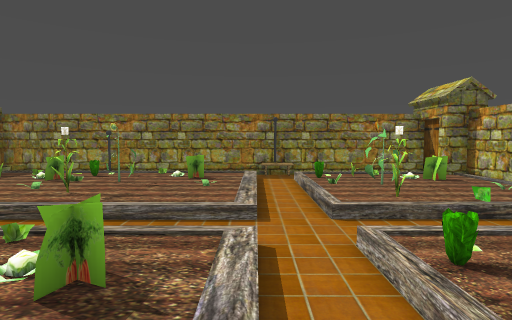
View 1 (above)

14 first-person views from a walk through a 3-D level made in the Unity game engine. The camera is 1.3 m above the floor, tilts 4° down and sees 80° across. The floor is counted in squares, 1 m on a side. Each view is taken from the middle of a square. On the plan, view 1 faces up. The plan holds only what a view shows up to about 14 squares ahead; the rest is blank. The place goes on beyond the plan. The player is left out.

View 2
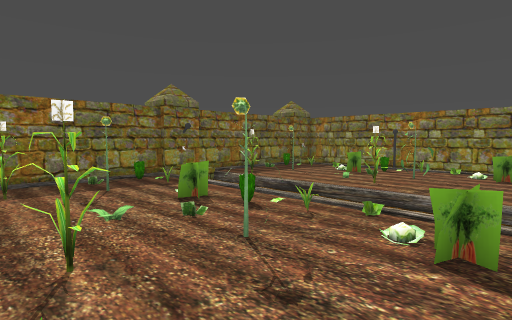

View 3
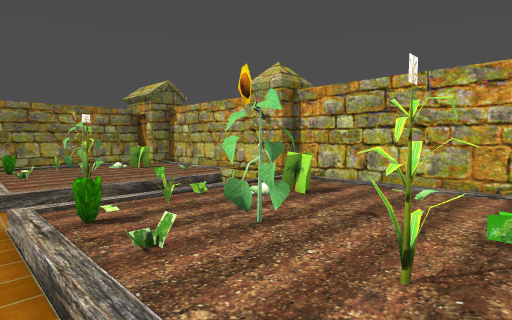

View 4
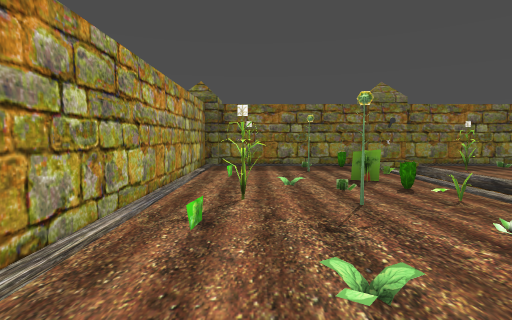

View 5
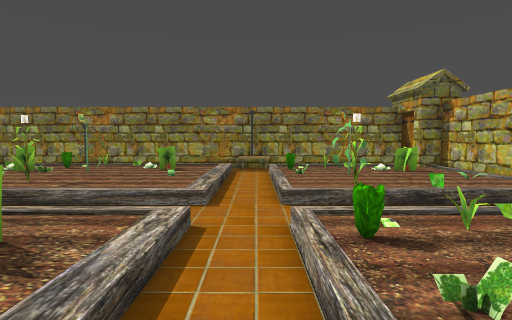

View 6
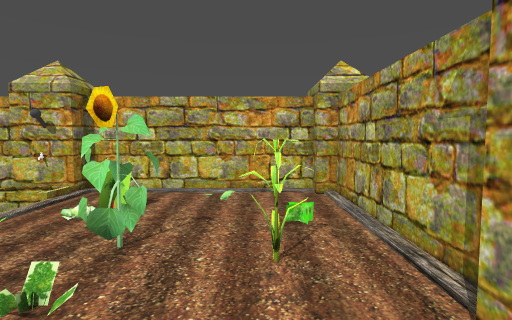

View 7
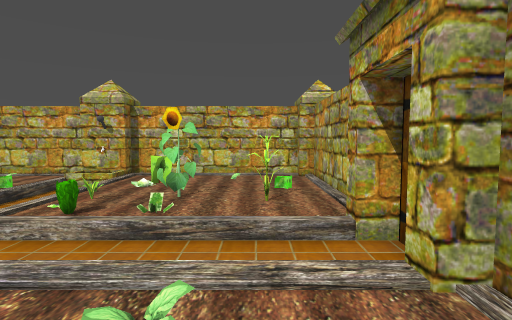

View 8
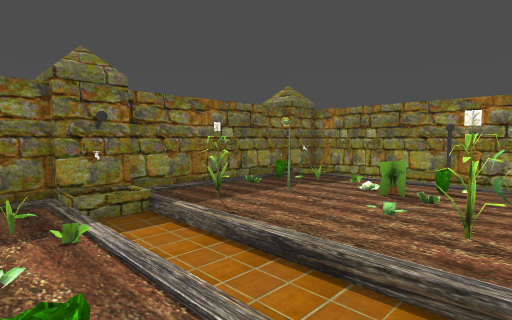

View 9
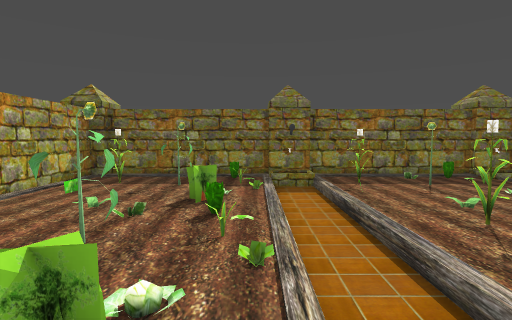

View 10
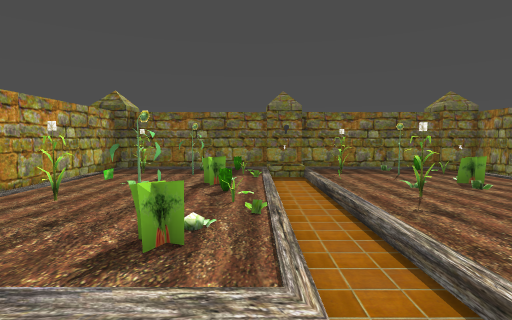

View 11
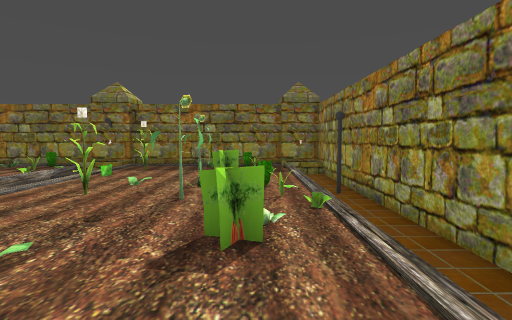

View 12
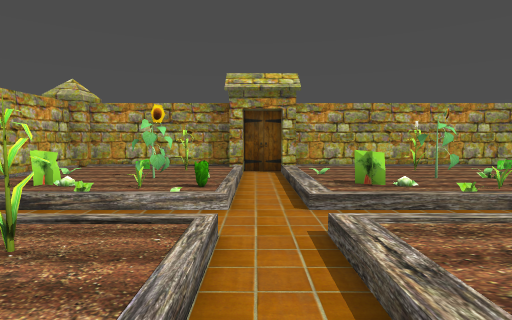

View 13
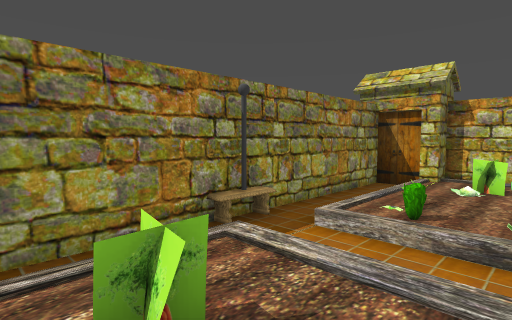

View 14
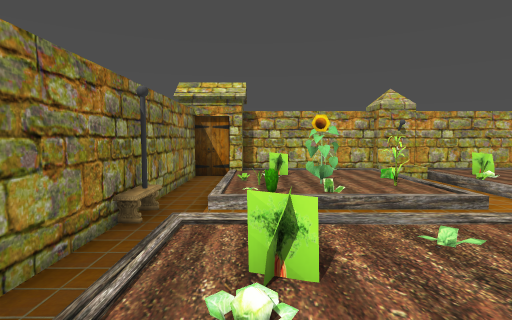

### Floor plan
Key: @ floor where view 1 was taken; # wall or solid block; . main floor; - floor 0.25 m lower than the main floor; / step, stairs or slope; B bench; G gate; F flower; P plant; O other object.
Columns run from 12 left of view 1 to 8 right of it. Each row starts with its distance up from view 1.
 14  #############B######
 13  O/---O------O------G
 12 ##/./......./-//////#
 11 #O.//.O...O./-O/....#
 10 #....O..F.../-....O.#
  9 #..F......../-..F...#
  8 #...../O..../-...../#
  7 #./OO./...../-.O/P./#
  6 ##///////////-//////#
  5 #O/----------------O#
  4 #......../../-......#
  3 #O...O.O..O//-O...O.#
  2 ##.F....F.../-..F...#
  1 #...../....//-......#
  0 #.OO....O...@-.O....#
 -1 #...P....P../-...P..#
 -2 #############G#######
 -3             ###

Where each view was taken, in squares from view 1:
view 1: 0 up, 0 right, facing up
view 2: 1 down, 1 left, facing up-left
view 3: 1 down, 1 right, facing up-right
view 4: 0 up, 1 right, facing left
view 5: 0 up, 1 right, facing up
view 6: 0 up, 0 right, facing right
view 7: 0 up, 3 left, facing right
view 8: 3 up, 4 left, facing up-left
view 9: 4 up, 0 right, facing left
view 10: 4 up, 2 right, facing left
view 11: 11 up, 1 right, facing left
view 12: 10 up, 1 right, facing down
view 13: 9 up, 3 left, facing up-right
view 14: 11 up, 5 left, facing right
